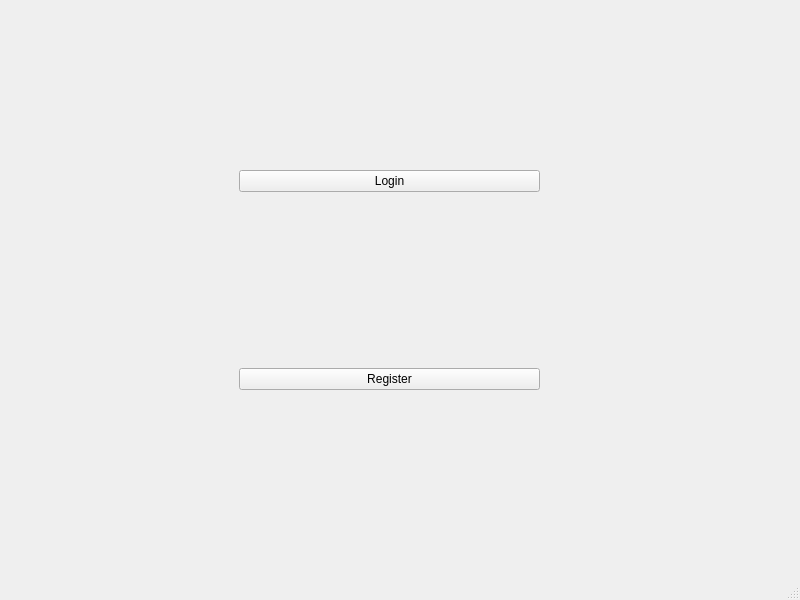
<?xml version="1.0" encoding="UTF-8"?>
<ui version="4.0">
 <class>MainWindow</class>
 <widget class="QMainWindow" name="MainWindow">
  <property name="geometry">
   <rect>
    <x>0</x>
    <y>0</y>
    <width>800</width>
    <height>600</height>
   </rect>
  </property>
  <property name="windowTitle">
   <string>MainWindow</string>
  </property>
  <widget class="QWidget" name="centralwidget">
   <widget class="QWidget" name="horizontalLayoutWidget">
    <property name="geometry">
     <rect>
      <x>239</x>
      <y>0</y>
      <width>301</width>
      <height>561</height>
     </rect>
    </property>
    <layout class="QHBoxLayout" name="horizontalLayout">
     <item>
      <layout class="QVBoxLayout" name="verticalLayout_2">
       <item>
        <widget class="QPushButton" name="Login_Button">
         <property name="text">
          <string>Login</string>
         </property>
        </widget>
       </item>
       <item>
        <widget class="QPushButton" name="Register_Button">
         <property name="text">
          <string>Register</string>
         </property>
        </widget>
       </item>
      </layout>
     </item>
    </layout>
   </widget>
  </widget>
  <widget class="QMenuBar" name="menubar">
   <property name="geometry">
    <rect>
     <x>0</x>
     <y>0</y>
     <width>800</width>
     <height>22</height>
    </rect>
   </property>
  </widget>
  <widget class="QStatusBar" name="statusbar"/>
 </widget>
 <resources/>
 <connections/>
</ui>
